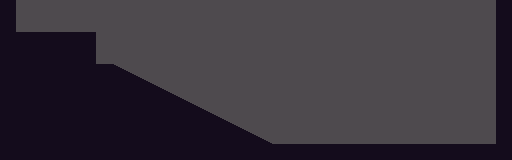

A 2D game scene composited from a Tiled map and its tileset images. What follows is a short description and the map's XML, with each tile layer's data collapsed to a summary:
An orthogonal 32x10 tile map with 16x16 px tiles, 2 tile layers (BACKGROUND, FOREGROUND) and 7 objects (BOULDER_SPAWNER).

<map version="1.0" orientation="orthogonal" renderorder="right-down" width="32" height="10" tilewidth="16" tileheight="16" nextobjectid="30">
 <tileset firstgid="1" name="TILES_TMP" tilewidth="16" tileheight="16">
  <image source="../../img/tiles_placeholder.png" width="64" height="32" />
 </tileset>
 <objectgroup name="EVENTS" />
 <objectgroup name="SOLIDS">
  <object id="3" x="0" y="0" width="16" height="160" />
  <object id="4" x="16" y="144" width="480" height="16" />
  <object id="5" x="496" y="0" width="16" height="160" />
  <object id="24" x="16" y="32" width="80" height="112" />
  <object id="25" x="112" y="144">
   <polygon points="0,0 0,-80 160,0" />
  </object>
  <object id="28" x="96" y="64" width="16" height="80" />
 </objectgroup>
 <layer name="BACKGROUND" width="32" height="10">
  <data>[320 cells, 320 non-empty, 1 distinct tile ids]</data>
 </layer>
 <objectgroup name="OBJECTS">
  <object id="27" name="BOULDER_SPAWNER" x="96" y="32" width="16" height="32">
   <properties>
    <property name="DIRECTION" value="RIGHT" />
   </properties>
  </object>
 </objectgroup>
 <layer name="FOREGROUND" width="32" height="10">
  <data>[320 cells, 120 non-empty, 3 distinct tile ids]</data>
 </layer>
</map>
